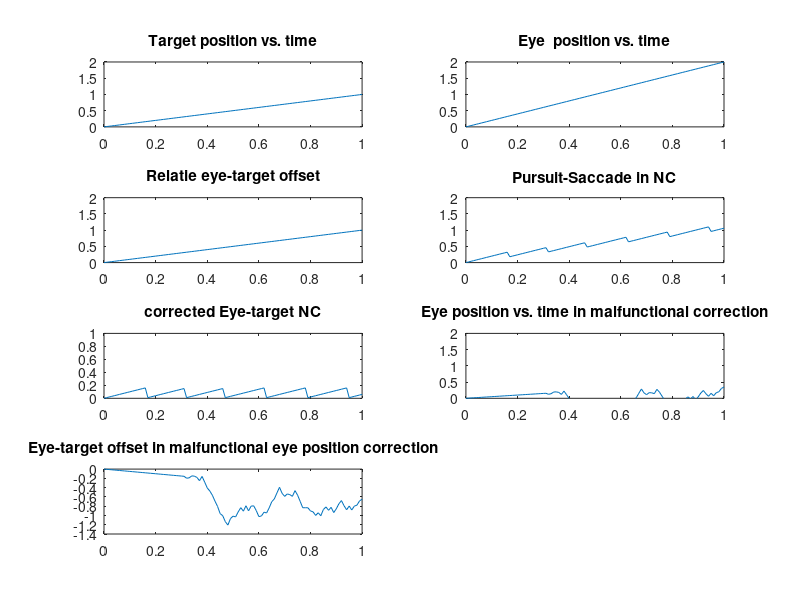

Here is the MATLAB script that generated this plot:
% eye movement kinematics.
% In this script, we consider a Normal Control (NC) model and a position 
% correction 
% disorder (PD). This script is based on a model which only considers possible 
% kinematics of "position" correction, and "ignores" any kinematics 
% and dynamics of "velocity". We try different position compensation which
% can be done with saccades. As you will see in below, this is the most
% simple code to begin with.

% In the next practice code, we further get to the kinematics of the eye
% velocity. For that, please refer to the attached PDF which considers both
% position and velocity and their derivatives (we can consider it a simple 
% dynamical system from White's work).

% Let's start with the cast of characters:

clear all;

% clear all of the past variables, good to have this before running the
% code not to have interference with the past saved variables

close all;
% close all of the past figures to have a fresh clean screen


Th1 = 0.15;
% this is the amount of offset (unitless for now, we can assign a unit to
% these all later) threshold that activates the corrective saccade.
% As you see, our corrective saccade is done kinematically.

Target = 0:0.01:1;
% The above lays out the uniform movement of target

Eye = 0:0.02:2;
% This lays out the uniform movement of the eye. Please note that the the
% step size and extent are twice of the Target, generating a scenario as if
% the eyes' velocity is twice of the target. As you see, at this point,
% we purely ignored the dynamics which generates the pursuit velocity and 
% only went for a mismatched eye/target velocity kinematics:


t = 0:0.01:1;
% We need time stamp for each position. Hence, let's create a time array. 

Sz1 = size(t,2); 
% use MATLAB help to get an idea why we did the following and how we use it
% later down the code.


% (please see below) target over time
% Look up MATLAB help to see the usage of plot and subplot. As you see,
% this will help us to have plots side by side.

figure(1)
subplot(4,2,1)
plot(t, Target);
ylim([0 2])
title('Target position vs. time')

% eye position over time

subplot(4,2,2)
% as you see, we generated a constant eye velocity. See it through the
% following plot. 
plot(t, Eye);
title('Eye  position vs. time');

% eye-target relative position
% this is a practice plot to show the kinematics of eye-target offset.

subplot(4,2,3)
% please note the subtraction in below:
plot(t, Eye-Target);

title('Relatie eye-target offset');
ylim([0 2])

% Please see in below we consider a kinematic approach to correct the eye
% position assuming its constant ongoing pursuit velocity (we get to a bit 
% more sophisticated eye movement kinematics and right after, dynamics)

% Correcting eye position in a normal control (NC).

subplot(4,2,4)

% the simple correction method in below repetitively checks the eye-target
% offset and if that exceeds a threshold that we set, it resets the eye
% back on target.

% Please tweak around Th1, eye and stimulus velocity to get hands on the
% kinematics. 

% Kinematically, this could be one of the key step to quantify the
% difference between OCD and Schizophrenia. 

% Nikos and Aggeliki, knowing
% that you have clear idea/ hypothesis on the difference between OCD and
% Schizophrenia on a dynamical basis, here could be a good point to 
% consider quantifying the kinematics first. Please also see further below. 

for i = 1:Sz1 % find above Sz1
    
    if abs(Eye(i)-Target(i)) > Th1
        
        Eye(i+1:end) = Eye(i+1:end) + Target(i) - Eye(i);
        
    end;
    
end;

% let's look on the mixed saccade (of course currently our saccade is 
% hand-made) pursuit pattern:

plot(t, Eye);
ylim([0 2]);
title('Pursuit-Saccade in NC');

% Eye-target relative position in NC given the above kinematics

subplot(4,2,5)
plot(t, Eye-Target);
title('corrected Eye-target NC');
ylim([0 1]);

%%%%%%%%%
% now let's introduce malfunctional saccades/position correction:

Th1 = 0.15;
Target = 0:0.01:1;
% note I made the eyes fall behind (mimicking Parkinson's disease, 
% you can change it and tweak around, for example when eyes get ahead of 
% moving target)

Eye = 0:0.005:0.5;
t = 0:0.01:1;
Sz1 = size(t,2); 

% The same game, but please note that the correction is malfunctional:

subplot(4,2,6)

for i = 1:Sz1
    
    if abs(Eye(i)-Target(i)) > Th1
        % in here, the correction is random either in amplitude, or in
        % direction of correction, increasing or decreasing eye-target
        % offset. This is something that we can see in Parkinson's disease.
        % Please tweak around 0.30 to get an intuitive sense. 
        
        Eye(i+1:end) = Eye(i+1:end) + 0.30.*(rand-0.5);%Target(i) - Eye(i)
        
    end;
    
end;


plot(t, Eye);
ylim([0 2])
title('Eye position vs. time in malfunctional correction');
 
subplot(4,2,7)
plot(t, Eye-Target);
title('Eye-target offset in malfunctional eye position correction');

% Now we are left with a few kinematics adventure:

% a) fixation with random drifts and precise correction (a1), 
%    (a2) and malfunctional correction.
% 
% b) getting subtler about the velocity dynamics. For this please find
% attached an assignment which I shared with students in a workshop
% in Slovakia last summer. We can consider this a starting point. Given
% Nikos's hypothesis and Aggeliki's experience working on OCD and
% Schizophrenia, we can initiate a basic code and develop it step by step 
% over time. Looking forward to our upcoming exchanges!








